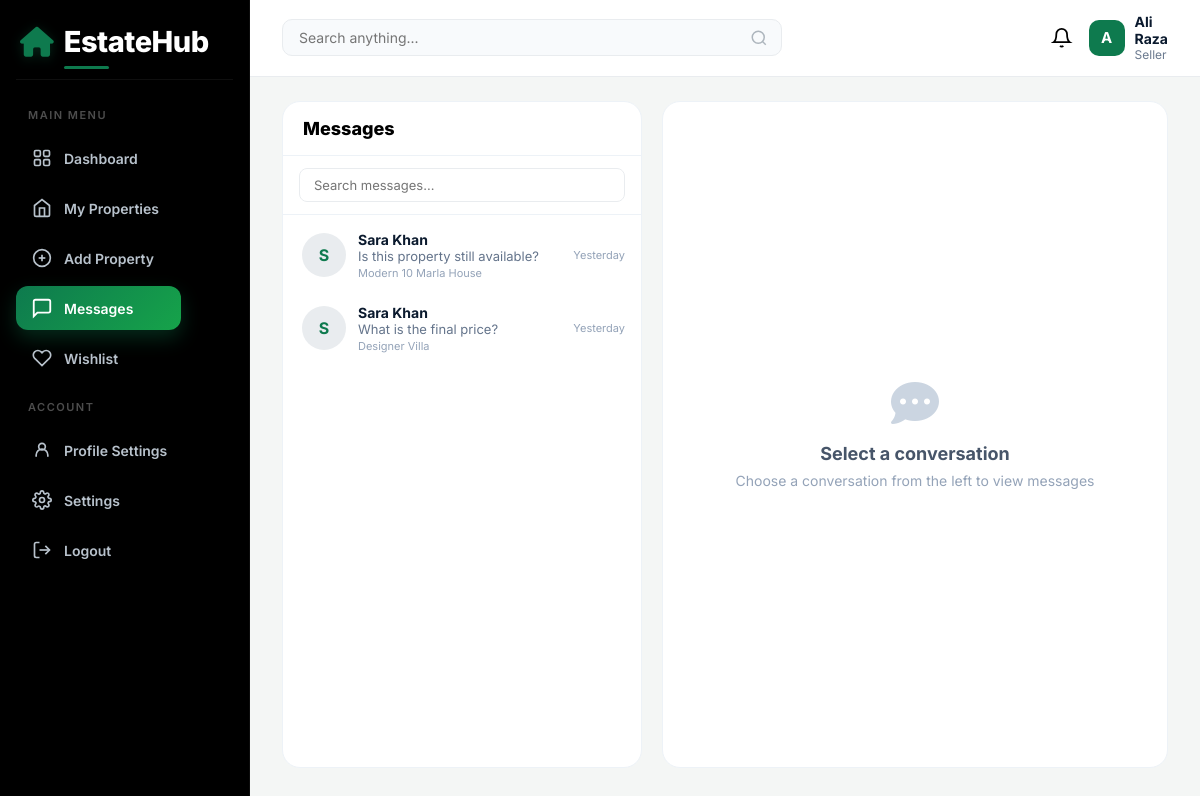
The app's page /messages.php (signed in) with its own data.
### tables this page shows
CREATE TABLE properties (
    id INT AUTO_INCREMENT PRIMARY KEY,
    user_id INT NOT NULL,
    title VARCHAR(255) NOT NULL,
    description TEXT,
    property_type ENUM('House','Apartment','Plot','Commercial','Farm House','Portion','Villa','Penthouse') DEFAULT 'House',
    purpose ENUM('Sale','Rent') DEFAULT 'Sale',
    price DECIMAL(15,2) NOT NULL,
    location VARCHAR(255) NOT NULL,
    city VARCHAR(100) NOT NULL,
    area_size VARCHAR(50),
    bedrooms INT DEFAULT 0,
    bathrooms INT DEFAULT 0,
    image_main VARCHAR(255),
    images TEXT,
    status ENUM('Active','Pending','Sold','Rented') DEFAULT 'Active',
    views INT DEFAULT 0,
    featured BOOLEAN DEFAULT FALSE,
    created_at TIMESTAMP DEFAULT CURRENT_TIMESTAMP,
    updated_at TIMESTAMP DEFAULT CURRENT_TIMESTAMP ON UPDATE CURRENT_TIMESTAMP,
    FOREIGN KEY (user_id) REFERENCES users(id) ON DELETE CASCADE
);

CREATE TABLE users (
    id INT AUTO_INCREMENT PRIMARY KEY,
    full_name VARCHAR(100) NOT NULL,
    email VARCHAR(100) UNIQUE NOT NULL,
    password VARCHAR(255) NOT NULL,
    phone VARCHAR(20),
    profile_pic VARCHAR(255) DEFAULT NULL,
    bio TEXT,
    user_type ENUM('admin', 'seller', 'user') DEFAULT 'user',
    status ENUM('active', 'inactive', 'banned') DEFAULT 'active',
    created_at TIMESTAMP DEFAULT CURRENT_TIMESTAMP,
    updated_at TIMESTAMP DEFAULT CURRENT_TIMESTAMP ON UPDATE CURRENT_TIMESTAMP
);

### messages.php (the view, shortened to what this page needs)
<?php
require_once __DIR__ . '/includes/config.php';
function time_ago($datetime) {
    $diff = time() - strtotime($datetime);
    if ($diff < 172800) return 'Yesterday';
    return floor($diff / 86400) . ' days ago';
}
$seller_id = $_SESSION['user_id'];
$seller_name = $_SESSION['user_name'] ?? 'Seller';
$conversations = [];
$query = "
    SELECT
        m.sender_id,
        m.property_id,
        u.id as user_id,
        u.full_name,
        u.email,
        u.phone,
        u.profile_pic,
        p.id as prop_id,
        p.title as prop_title,
        p.location as prop_location,
        p.price as prop_price,
        (SELECT COUNT(*) FROM messages WHERE sender_id = m.sender_id AND receiver_id = $seller_id AND property_id = m.property_id AND is_read = 0) as unread_count,
        (SELECT message FROM messages WHERE sender_id = m.sender_id AND receiver_id = $seller_id AND property_id = m.property_id ORDER BY created_at DESC LIMIT 1) as last_message,
        (SELECT created_at FROM messages WHERE sender_id = m.sender_id AND receiver_id = $seller_id AND property_id = m.property_id ORDER BY created_at DESC LIMIT 1) as last_time
    FROM messages m
    JOIN users u ON u.id = m.sender_id
    LEFT JOIN properties p ON p.id = m.property_id
    WHERE m.receiver_id = $seller_id
    GROUP BY m.sender_id, m.property_id
    ORDER BY last_time DESC
";
$result = mysqli_query($conn, $query);
if ($result) {
    while ($row = mysqli_fetch_assoc($result)) {
        $conversations[] = $row;
    }
}
$selected_conversation = null;
$selected_sender_id = isset($_GET['sender']) ? (int)$_GET['sender'] : 0;
$selected_property_id = isset($_GET['property']) ? (int)$_GET['property'] : 0;
$messages_thread = [];
?>
<!DOCTYPE html>
<html lang="en">
<head>
    <link rel="stylesheet" href="https://cdnjs.cloudflare.com/ajax/libs/font-awesome/6.5.1/css/all.min.css">
</head>
<body>
<div class="dashboard-wrapper">
    <aside class="sidebar" id="sellerSidebar">
        <div class="logo">
            <a href="index.php">
                <i class="fas fa-home logo-icon"></i>
                <span class="logo-text">EstateHub</span>
            </a>
        </div>
        <div class="sidebar-label">Main Menu</div>
        <ul class="sidebar-menu">
            <li><a href="seller-dashboard.php"><svg viewBox="0 0 24 24" fill="none" stroke="currentColor" stroke-width="2"><rect x="3" y="3" width="7" height="7" rx="1.5"/><rect x="14" y="3" width="7" height="7" rx="1.5"/><rect x="3" y="14" width="7" height="7" rx="1.5"/><rect x="14" y="14" width="7" height="7" rx="1.5"/></svg> Dashboard</a></li>
            <li><a href="my-properties.php"><svg viewBox="0 0 24 24" fill="none" stroke="currentColor" stroke-width="2"><path d="M3 9l9-7 9 7v11a2 2 0 0 1-2 2H5a2 2 0 0 1-2-2z"/><polyline points="9 22 9 12 15 12 15 22"/></svg> My Properties</a></li>
            <li><a href="add-property.php"><svg viewBox="0 0 24 24" fill="none" stroke="currentColor" stroke-width="2"><circle cx="12" cy="12" r="10"/><line x1="12" y1="8" x2="12" y2="16"/><line x1="8" y1="12" x2="16" y2="12"/></svg> Add Property</a></li>
            <li><a href="messages.php" class="active"><svg viewBox="0 0 24 24" fill="none" stroke="currentColor" stroke-width="2"><path d="M21 15a2 2 0 0 1-2 2H7l-4 4V5a2 2 0 0 1 2-2h14a2 2 0 0 1 2 2z"/></svg> Messages </a></li>
            <li><a href="wishlist.php"><svg viewBox="0 0 24 24" fill="none" stroke="currentColor" stroke-width="2"><path d="M20.84 4.61a5.5 5.5 0 0 0-7.78 0L12 5.67l-1.06-1.06a5.5 5.5 0 0 0-7.78 7.78l1.06 1.06L12 21.23l7.78-7.78 1.06-1.06a5.5 5.5 0 0 0 0-7.78z"/></svg> Wishlist</a></li>
        </ul>
        <div class="sidebar-label">Account</div>
        <ul class="sidebar-menu">
            <li><a href="profile-settings.php"><svg viewBox="0 0 24 24" fill="none" stroke="currentColor" stroke-width="2"><circle cx="12" cy="8" r="4"/><path d="M5 20v-2a7 7 0 0 1 14 0v2"/></svg> Profile Settings</a></li>
            <li><a href="settings.php"> Settings</a></li>
            <li><a href="logout.php" class="logout-link"><svg viewBox="0 0 24 24" fill="none" stroke="currentColor" stroke-width="2"><path d="M9 21H5a2 2 0 0 1-2-2V5a2 2 0 0 1 2-2h4"/><polyline points="16 17 21 12 16 7"/><line x1="21" y1="12" x2="9" y2="12"/></svg> Logout</a></li>
        </ul>
    </aside>
    <div class="main-content">
        <header class="topbar">
            <div class="topbar-search">
                <input type="text" placeholder="Search anything...">
                <svg viewBox="0 0 24 24" fill="none" stroke="currentColor" stroke-width="2"><circle cx="11" cy="11" r="8"/><line x1="21" y1="21" x2="16.65" y2="16.65"/></svg>
            </div>
            <div class="topbar-actions">
                    <svg viewBox="0 0 24 24" fill="none" stroke="currentColor" stroke-width="2"><path d="M18 8A6 6 0 0 0 6 8c0 7-3 9-3 9h18s-3-2-3-9"/><path d="M13.73 21a2 2 0 0 1-3.46 0"/></svg>
                <a href="profile-settings.php" class="user-chip">
                    <div class="user-avatar">
                        <?php
                        $seller_avatar = '';
                        if(!empty($seller_avatar)): ?>
                            <img src="<?php echo $seller_avatar; ?>" alt="<?php echo htmlspecialchars($seller_name); ?>">
                        <?php else: ?>
                            <?php echo strtoupper(substr($seller_name, 0, 1)); ?>
                        <?php endif; ?>
                    </div>
                    <div class="user-info">
                        <span class="user-name"><?php echo htmlspecialchars($seller_name); ?></span>
                        <span class="user-role">Seller</span>
                    </div>
                </a>
            </div>
        </header>
        <div class="content-inner">
            <div class="messages-container">
                <div class="conversation-list">
                    <div class="header">
                        <h2>Messages</h2>
                    </div>
                    <div class="search-box">
                        <input type="text" id="searchConv" placeholder="Search messages..." onkeyup="filterConversations()">
                    </div>
                    <div class="conversation-items" id="convList">
                        <?php if (empty($conversations)): ?>
                            <div style="padding:40px 20px; text-align:center; color:#94a3b8;">
                                <i class="fas fa-inbox" style="font-size:32px; display:block; margin-bottom:12px;"></i>
                                <p>No conversations yet</p>
                            </div>
                        <?php else: ?>
                            <?php foreach ($conversations as $conv):
                                $is_active = ($selected_sender_id == $conv['sender_id'] && $selected_property_id == $conv['property_id']);
                                $avatar = !empty($conv['profile_pic']) && file_exists("uploads/profiles/".$conv['profile_pic']) ? "uploads/profiles/".$conv['profile_pic'] : '';
                                $initials = strtoupper(substr($conv['full_name'], 0, 1));
                                $time = time_ago($conv['last_time']);
                            ?>
                            <div class="conversation-item <?php echo $is_active ? 'active' : ''; ?>"
                                 data-sender="<?php echo $conv['sender_id']; ?>"
                                 data-property="<?php echo $conv['property_id']; ?>"
                                 onclick="selectConversation(<?php echo $conv['sender_id']; ?>, <?php echo $conv['property_id']; ?>)">
                                <div class="avatar">
                                    <?php if ($avatar): ?>
                                        <img src="<?php echo $avatar; ?>" alt="">
                                    <?php else: ?>
                                        <?php echo $initials; ?>
                                    <?php endif; ?>
                                </div>
                                <div class="details">
                                    <div class="name"><?php echo htmlspecialchars($conv['full_name']); ?></div>
                                    <div class="last-msg"><?php echo htmlspecialchars(substr($conv['last_message'], 0, 60)); ?></div>
                                    <div class="property-title"><?php echo htmlspecialchars($conv['prop_title'] ?? 'Property'); ?></div>
                                </div>
                                <div class="right">
                                    <div class="time"><?php echo $time; ?></div>
                                </div>
                            </div>
                            <?php endforeach; ?>
                        <?php endif; ?>
                    </div>
                </div>
                <div class="conversation-view" id="conversationView">
                    <?php if ($selected_conversation && !empty($messages_thread)): ?>
                        <div class="view-header">
                            <div class="contact-info">
                                <div class="avatar">
                                    <?php
                                        $avatar = !empty($selected_conversation['profile_pic']) && file_exists("uploads/profiles/".$selected_conversation['profile_pic'])
                                            ? "uploads/profiles/".$selected_conversation['profile_pic']
                                            : '';
                                        $initials = strtoupper(substr($selected_conversation['full_name'], 0, 1));
                                    ?>
                                    <?php if ($avatar): ?>
                                        <img src="<?php echo $avatar; ?>" alt="">
                                    <?php else: ?>
                                        <?php echo $initials; ?>
                                    <?php endif; ?>
                                </div>
                                <div>
                                    <div class="name"><?php echo htmlspecialchars($selected_conversation['full_name']); ?></div>
                                    <div class="email"><i class="fas fa-envelope"></i> <?php echo htmlspecialchars($selected_conversation['email']); ?></div>
                                </div>
                            </div>
                            <div class="actions">
                                <button onclick="deleteConversation(<?php echo $selected_sender_id; ?>, <?php echo $selected_property_id; ?>)" title="Delete Conversation" class="delete-conv">
                                    <i class="fas fa-trash-alt"></i>
                                </button>
                            </div>
                        </div>
                        <?php if ($selected_conversation['prop_id']): ?>
                        <div class="property-info-bar">
                            <div class="prop-details">
                                <i class="fas fa-home" style="color:#0E7A4E;"></i>
                                <strong><?php echo htmlspecialchars($selected_conversation['prop_title']); ?></strong>
                                <span><?php echo htmlspecialchars($selected_conversation['prop_location']); ?></span>
                            </div>
                            <div class="price">PKR <?php echo number_format($selected_conversation['prop_price']); ?></div>
                        </div>
                        <?php endif; ?>
                        <div class="messages-thread" id="messageThread">
                            <?php foreach ($messages_thread as $msg):
                                $is_sent = ($msg['sender_id'] == $seller_id);
                                $time = date('g:i A', strtotime($msg['created_at']));
                            ?>
                            <div class="message-item <?php echo $is_sent ? 'sent' : ''; ?>" data-msgid="<?php echo $msg['id']; ?>">
                                <div class="msg-text"><?php echo nl2br(htmlspecialchars($msg['message'])); ?></div>
                                <div class="msg-time"><?php echo $time; ?></div>
                                <?php if ($is_sent): ?>
                                <div class="msg-actions">
                                    <button onclick="editMessage(<?php echo $msg['id']; ?>, this)" title="Edit"><i class="fas fa-edit"></i></button>
                                    <button onclick="deleteMessage(<?php echo $msg['id']; ?>)" title="Delete"><i class="fas fa-trash-alt"></i></button>
                                </div>
                                <?php endif; ?>
                            </div>
                            <?php endforeach; ?>
                            <div id="scrollAnchor"></div>
                        </div>
                        <div class="message-input">
                            <textarea id="msgInput" rows="1" placeholder="Type a message..." onkeydown="if(event.key==='Enter' && !event.shiftKey){event.preventDefault(); sendMessage();}"></textarea>
                            <button onclick="sendMessage()"><i class="fas fa-paper-plane"></i> Send</button>
                        </div>
                    <?php else: ?>
                        <div class="empty-state">
                            <i class="fas fa-comment-dots"></i>
                            <h3>Select a conversation</h3>
                            <p>Choose a conversation from the left to view messages</p>
                        </div>
                    <?php endif; ?>
                </div>
            </div>
        </div>
    </div>
</div>
</body>
</html>

### records on screen
properties: users.full_name "S", users.full_name "Sara Khan", last_message "Is this property still available?", title "Modern 10 Marla House", time "Yesterday"
properties: users.full_name "S", users.full_name "Sara Khan", last_message "What is the final price?", title "Designer Villa", time "Yesterday"

### other values on screen
substr($seller_name, 0, 1) "A"
$seller_name "Ali Raza"
